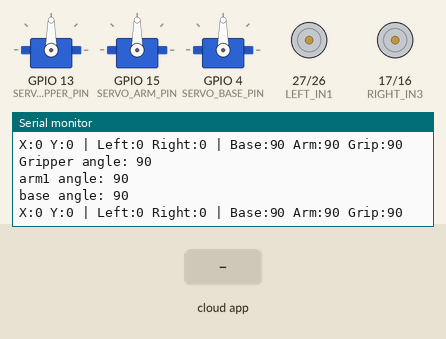
This sketch was run on a simulated ESP32. Shown: 3 × servo, motor-driver pin pairs drawn as motors (green arrow = first pin HIGH = forward, orange = second pin HIGH = backward, longer = more drive, scaled by the enable pin), the last lines printed to the serial monitor. The test bench sets the inputs (shaded band). The RemoteXY app is connected.

Above: at 1.2 s.
1.3 s: the phone or cloud app sets joystick_01_x to -100
At 2.1 s:
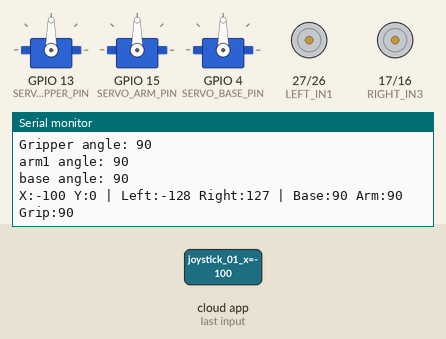
2.8 s: the phone or cloud app sets joystick_01_y to -100
At 3.3 s:
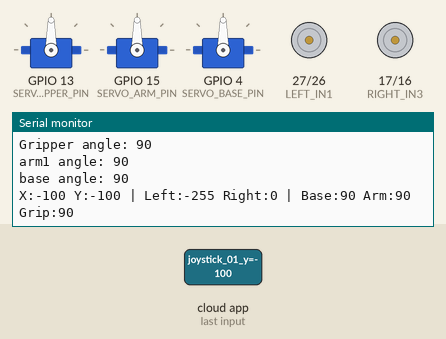
4.3 s: the phone or cloud app sets joystick_01_x to 0
At 5.1 s:
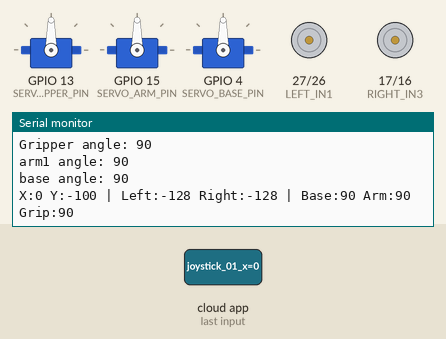
5.8 s: the phone or cloud app sets joystick_01_y to 100
At 6.8 s:
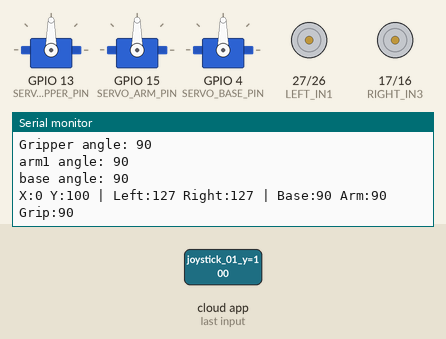
7.3 s: the phone or cloud app sets joystick_01_x to 100
At 8.0 s:
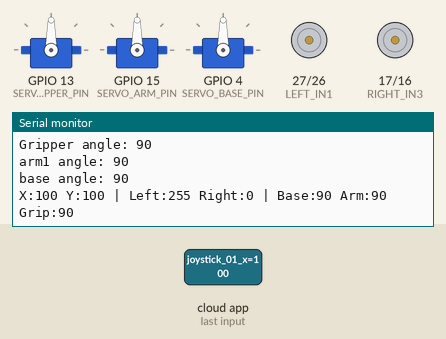
8.8 s: the phone or cloud app sets joystick_01_y to 0
At 9.3 s:
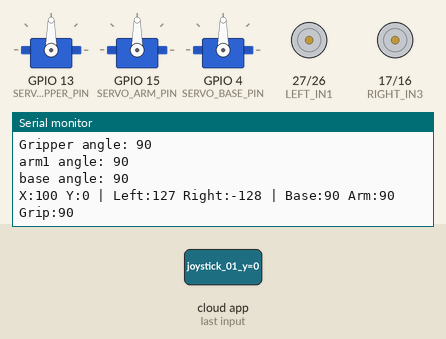
Timing chart, 0 to 11.3 s (numbered marks = the images above; inputs shaded):
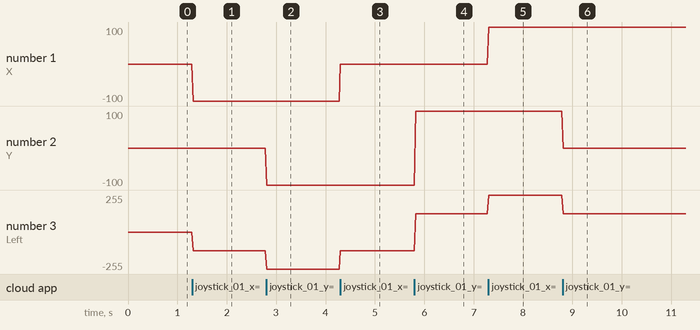

The sketch:

Gripper-final.ino
```cpp
// RemoteXY select connection mode and include library
#define REMOTEXY_MODE__ESP32CORE_BLE

#include <Arduino.h>
#include <BLEDevice.h>

// RemoteXY connection settings
#define REMOTEXY_BLUETOOTH_NAME "RemoteXY"

#include <RemoteXY.h>
#include <ESP32Servo.h>

// RemoteXY GUI configuration
#pragma pack(push, 1)
uint8_t RemoteXY_CONF[] =   // 115 bytes
  { 255,8,0,0,0,108,0,19,0,0,0,80,114,111,106,101,99,116,88,0,
  31,1,200,76,1,1,8,0,5,140,19,44,44,32,2,26,31,1,10,24,
  20,20,0,2,31,0,1,10,47,20,20,0,2,31,0,1,35,47,20,20,
  0,2,31,0,1,35,24,20,20,0,2,31,0,1,57,34,20,20,0,36,
  24,67,108,111,115,101,0,1,79,34,20,20,0,136,8,79,112,101,110,0,
  129,65,24,27,8,64,74,71,114,105,112,112,101,114,0 };

// this structure defines all the variables and events of your control interface
struct {

    // input variables
  int8_t joystick_01_x; // from -100 to 100
  int8_t joystick_01_y; // from -100 to 100
  uint8_t button_01; // =1 if button pressed, else =0, from 0 to 1
  uint8_t button_02; // =1 if button pressed, else =0, from 0 to 1
  uint8_t button_03; // =1 if button pressed, else =0, from 0 to 1
  uint8_t button_04; // =1 if button pressed, else =0, from 0 to 1
  uint8_t button_05; // =1 if button pressed, else =0, from 0 to 1
  uint8_t button_06; // =1 if button pressed, else =0, from 0 to 1

    // other variable
  uint8_t connect_flag;  // =1 if wire connected, else =0

} RemoteXY;
/////////////////////////////////////////////
//        END RemoteXY include             //
/////////////////////////////////////////////

// --- Motor Control Pins (for L293D) ---
// Left Motor
#define ENA_PIN 14
#define LEFT_IN1 27
#define LEFT_IN2 26
// Right Motor
#define ENB_PIN 5
#define RIGHT_IN3 17
#define RIGHT_IN4 16

// --- ESP32 PWM Configuration ---
#define PWM_FREQ 5000
#define PWM_RESOLUTION 8
#define LEFT_PWM_CHANNEL 0
#define RIGHT_PWM_CHANNEL 1

// --- Servo Pin Definitions ---
#define SERVO_GRIPPER_PIN  13  // The servo for Open/Close
#define SERVO_ARM_PIN      15  // The servo for Arm Up/Down
#define SERVO_BASE_PIN 4 //The lowest servo


// --- Create Servo Objects ---
Servo servoGripper;
Servo servoArm;
Servo servoBase;

// Variables to hold the current target angle for each servo
int gripperAngle = 90; // Start gripper at 90
int armAngle = 90;
int baseAngle = 90;

// Variables to track button presses for incremental steps
uint8_t prev_arm_up_btn = 0;
uint8_t prev_arm_down_btn = 0;
uint8_t prev_base_left_btn = 0;
uint8_t prev_base_right_btn = 0;
uint8_t prev_gripper_open_btn = 0;
uint8_t prev_gripper_close_btn = 0;

// --- BUTTON MAPPING
#define arm_up_btn     RemoteXY.button_01
#define arm_down_btn   RemoteXY.button_02
#define base_left_btn  RemoteXY.button_03
#define base_right_btn RemoteXY.button_04
#define gripper_close_btn RemoteXY.button_05 // Red "Close"
#define gripper_open_btn  RemoteXY.button_06 // Green "Open"


void setup()
{
  RemoteXY_Init ();

  // --- Motor Pin Setup ---
  pinMode(ENA_PIN, OUTPUT);
  pinMode(LEFT_IN1, OUTPUT);
  pinMode(LEFT_IN2, OUTPUT);
  pinMode(ENB_PIN, OUTPUT);
  pinMode(RIGHT_IN3, OUTPUT);
  pinMode(RIGHT_IN4, OUTPUT);

  // --- ESP32 PWM Setup ---
  // Configure the PWM channels
  ledcAttachChannel(ENA_PIN, PWM_FREQ, PWM_RESOLUTION, LEFT_PWM_CHANNEL);
  ledcAttachChannel(ENB_PIN, PWM_FREQ, PWM_RESOLUTION, RIGHT_PWM_CHANNEL);

  // Stop motors at startup
  stopMotors();

  // --- Servo Setup ---
  servoGripper.attach(SERVO_GRIPPER_PIN);
  servoArm.attach(SERVO_ARM_PIN);
  servoBase.attach(SERVO_BASE_PIN);

  // Move all servos to the starting 90-degree position
  servoGripper.write(gripperAngle);
  servoArm.write(armAngle);
  servoBase.write(baseAngle);

  // Start Serial for debugging
  Serial.begin(115200);
  Serial.println("Robot Arm Car Ready. WARNING: Ensure external power for servos!");
}

void loop()
{
  RemoteXY_Handler ();

  // --- Get Joystick Values ---
  int x = RemoteXY.joystick_01_x;
  int y = RemoteXY.joystick_01_y;

  // --- 1. Deadzone Logic ---
  int generalDeadzone = 15;
  int straightAssistDeadzone = 30;

  if (abs(x) < generalDeadzone) x = 0;
  if (abs(y) < generalDeadzone) y = 0;

  // --- 2. "Straight Assist" Logic ---
  if (abs(y) > 80 && abs(x) < straightAssistDeadzone) x = 0;

  // --- 3. Mixing Logic ---
  int rawLeft = y + x;
  int rawRight = y - x;

  // --- 4. Map & Constrain Logic ---
  int motorLeftSpeed = map(rawLeft, -200, 200, -255, 255);
  int motorRightSpeed = map(rawRight, -200, 200, -255, 255);
  motorLeftSpeed = constrain(motorLeftSpeed, -255, 255);
  motorRightSpeed = constrain(motorRightSpeed, -255, 255);

  // --- 5. Control Motors ---
  setMotorSpeed(0, motorLeftSpeed);  // 0 = Left Motor
  setMotorSpeed(1, motorRightSpeed); // 1 = Right Motor

  // --- 6. SERVO CONTROL LOGIC ---

  // === Gripper Control (Incremental 5-Degree Steps) ===
  if (gripper_open_btn == 1 && prev_gripper_open_btn == 0) {
    gripperAngle = gripperAngle + 5; // Move 5 degrees
  }
  prev_gripper_open_btn = gripper_open_btn;

  if (gripper_close_btn == 1 && prev_gripper_close_btn == 0) {
    gripperAngle = gripperAngle - 5; // Move -5 degrees
  }
  prev_gripper_close_btn = gripper_close_btn;


  // === Arm Control (Incremental 1-Degree Steps) ===
  if (arm_up_btn == 1 && prev_arm_up_btn == 0) {
    armAngle = armAngle + 1; // Move 1 degree
  }
  prev_arm_up_btn = arm_up_btn;

  if (arm_down_btn == 1 && prev_arm_down_btn == 0) {
    armAngle = armAngle - 1; // Move -1 degree
  }
  prev_arm_down_btn = arm_down_btn;

  // === Base Control (Incremental 1-Degree Steps) ===
  if (base_left_btn == 1 && prev_base_left_btn == 0) {
    baseAngle = baseAngle + 1; // Move 1 degree
  }
  prev_base_left_btn = base_left_btn;

  if (base_right_btn == 1 && prev_base_right_btn == 0) {
    baseAngle = baseAngle - 1; // Move -1 degree
  }
  prev_base_right_btn = base_right_btn;

  // === 7. Safety Limits & Write to Servos ===
  gripperAngle = constrain(gripperAngle, 0, 180);
  Serial.print("Gripper angle: "); Serial.println(gripperAngle);

  armAngle = constrain(armAngle, 0, 180);
  Serial.print("arm1 angle: "); Serial.println(armAngle);

  baseAngle = constrain(baseAngle, 0, 180);
  Serial.print("base angle: "); Serial.println(baseAngle);


  servoGripper.write(gripperAngle);
  servoArm.write(armAngle);
  servoBase.write(baseAngle);

  // --- 8. Debug Print ---
  Serial.print("X:"); Serial.print(x);
  Serial.print(" Y:"); Serial.print(y);
  Serial.print(" | Left:"); Serial.print(motorLeftSpeed);
  Serial.print(" Right:"); Serial.print(motorRightSpeed);
  Serial.print(" | Base:"); Serial.print(baseAngle);
  Serial.print(" Arm:"); Serial.print(armAngle);
  Serial.print(" Grip:"); Serial.println(gripperAngle);

  RemoteXY_delay(20); // Delay for stability
}


void setMotorSpeed(int motor, int speed) {
  int in1, in2, enChannel;

  if (motor == 0) { // Left Motor
    in1 = LEFT_IN1;
    in2 = LEFT_IN2;
    enChannel = LEFT_PWM_CHANNEL;
  } else { // Right Motor
    in1 = RIGHT_IN3;
    in2 = RIGHT_IN4;
    enChannel = RIGHT_PWM_CHANNEL;
  }

  int pwmSpeed = abs(speed);

  if (speed > 0) { // Forward
    digitalWrite(in1, HIGH);
    digitalWrite(in2, LOW);
    ledcWrite(enChannel, pwmSpeed);
  }
  else if (speed < 0) { // Backward
    digitalWrite(in1, LOW);
    digitalWrite(in2, HIGH);
    ledcWrite(enChannel, pwmSpeed);
  }
  else { // Stop
    digitalWrite(in1, LOW);
    digitalWrite(in2, LOW);
    ledcWrite(enChannel, 0);
  }
}

void stopMotors() {
  setMotorSpeed(0, 0);
  setMotorSpeed(1, 0);
}
```

Measured:
- after the input at 1.3 s, the serial monitor: prints a new line at once (image 1)
- after the input at 2.8 s, the serial monitor: prints a new line at once (image 2)
- after the input at 4.3 s, the serial monitor: prints a new line at once (image 3)
- after the input at 5.8 s, the serial monitor: prints a new line at once (image 4)
- after the input at 7.3 s, the serial monitor: prints a new line at once (image 5)
- after the input at 8.8 s, the serial monitor: prints a new line at once (image 6)
- plotted number 1: 0 → -100 after the input at 1.3 s
- plotted number 2: -100 → 100 after the input at 5.8 s
